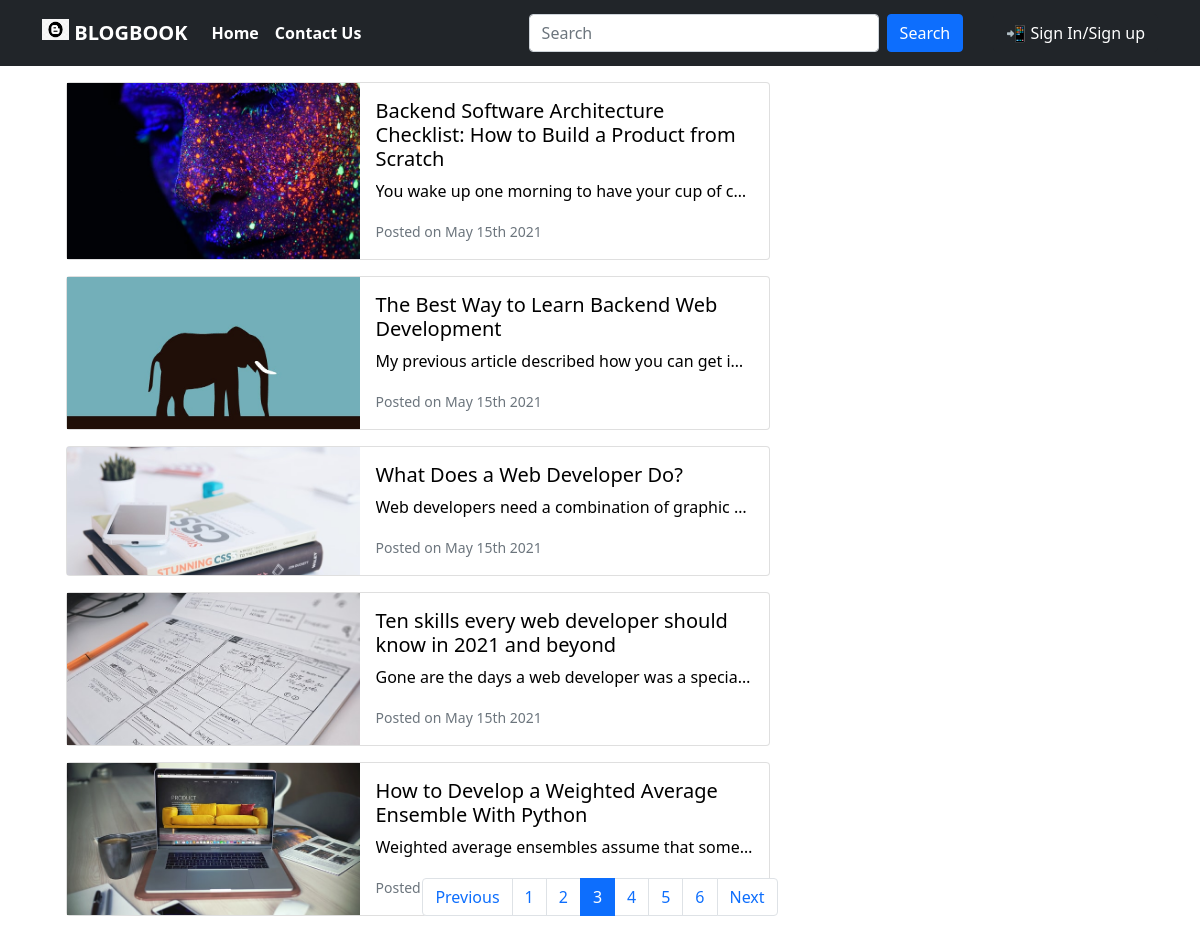
/?page=3, run on the app's committed database.
### tables this page shows
CREATE TABLE `menu` (
  `id` int(11) NOT NULL,
  `name` varchar(200) NOT NULL,
  `action` text NOT NULL
);

CREATE TABLE `posts` (
  `id` int(11) NOT NULL,
  `title` text DEFAULT NULL,
  `content` text DEFAULT NULL,
  `create_at` timestamp NOT NULL DEFAULT current_timestamp(),
  `category_id` int(11) NOT NULL,
  `admin_id` int(11) NOT NULL
);

CREATE TABLE `images` (
  `id` int(11) NOT NULL,
  `post_id` int(11) NOT NULL,
  `image` text NOT NULL
);

### includes/function.php (called while the page is built, shortened)
<?php
	function getPostThumb($conn, $post_id){
		$query="SELECT * FROM images WHERE post_id=$post_id";
		$run=$conn->query($query);
		$data = $run->fetch_assoc();
		return $data['image'];
	}
	function getSubMenuNo($conn, $menu_id){
		$query="SELECT * FROM submenu WHERE parent_menu_id=$menu_id";
		$run=$conn->query($query);
		return $run->num_rows;
	}
?>

### index.php (the view, shortened to what this page needs)
<?php
  require('includes/db.inc.php');
  include('includes/function.php');
  if (isset($_GET['page'])){
    $page = $_GET['page'];
  } else{
    $page = 1;
  }
  $post_per_page = 5;
  $result = ($page-1)*$post_per_page;
?>
<!DOCTYPE html>
<html lang="en">
  <head>
      <link href="https://cdn.jsdelivr.net/npm/bootstrap@5.0.0/dist/css/bootstrap.min.css" rel="stylesheet">
  </head>
  <body>
    <?php include_once('includes/navbar.php'); ?>
    <div>
      <div class="container m-auto mt-3 row">
        <div class="col-8">
          <?php
            if (isset($_GET['search'])){
              $keyword = $_GET['search'];
              $postQuery = "SELECT * FROM posts
                            WHERE title LIKE '%$keyword%'
                            ORDER BY id DESC LIMIT $result, $post_per_page";
            } else {
              $postQuery = "SELECT * FROM posts
                            ORDER BY id DESC LIMIT $result, $post_per_page";
            }
            $runPQ = $conn->query($postQuery);
            while ($post = $runPQ->fetch_assoc()) {
          ?>
            <div class="card mb-3" style="max-width: 800px;">
              <a href="post.php?id=<?=$post['id']?>" style="text-decoration: none; color:black;">
                <div class="row g-0">
                  <div class="col-md-5" style="background-image: url('images/<?=getPostThumb($conn,$post['id'])?>');background-size: cover; ">
                  </div>
                  <div class="col-md-7">
                    <div class="card-body">
                      <h5 class="card-title"><?=$post['title']?></h5>
                      <p class="card-text text-truncate"><?=$post['content']?></p>
                      <p class="card-text"><small class="text-muted">Posted on <?=date('F jS Y',strtotime($post['create_at']))?> </small></p>
                    </div>
                  </div>
                </div>
              </a>
            </div>
          <?php
            }
          ?>
        </div>
        <?php include_once('includes/sidebar.php'); ?>
      </div>
    <?php
      if (isset($_GET['search'])) {
        $keyword = $_GET['search'];
        $q = "SELECT * FROM posts WHERE title LIKE '%$keyword%'";
      } else {
        $q = "SELECT * FROM posts";
      }
      $r = $conn->query($q);
      $total_posts = $r->num_rows;
      $total_pages = ceil($total_posts/$post_per_page);
    ?>
    <nav aria-label="Page navigation" class="fixed-bottom">
      <?php
        if ($page > 1){
          $switch = "";
        } else {
          $switch = "disabled";
        }
        if ($page < $total_pages){
          $nswitch = "";
        } else {
          $nswitch = "disabled";
        }
      ?>
      <ul class="pagination justify-content-center">
        <li class="page-item <?=$switch?>">
          <a class="page-link" href="?<?php if(isset($_GET['search'])){echo "search=$keyword&";}?>page=<?=$page-1?>" tabindex="-1" aria-disabled="true">Previous</a>
        </li>
        <?php
          for ($opage = 1; $opage <= $total_pages; $opage++){
            $color = "";
            if (isset($_GET['page']) && $opage == $_GET['page']) {
              $color = "active";
            }
        ?>
          <li class="page-item <?php echo $color; ?>">
            <a class="page-link" href="?<?php if(isset($_GET['search'])){echo "search=$keyword&";}?>page=<?=$opage?>">
              <?=$opage?>
            </a>
          </li>
        <?php
          }
        ?>
        <li class="page-item <?=$nswitch?>">
          <a class="page-link" href="?<?php if(isset($_GET['search'])){echo "search=$keyword&";}?>page=<?=$page+1?>">Next</a>
        </li>
      </ul>
    </nav>
  </body>
</html>

### includes/navbar.php (shortened to what this page needs)
<nav class="navbar sticky-top navbar-expand-lg navbar-dark bg-dark">
  <div class="container" style="height: 50px; font-weight: bold">
    <a class="navbar-brand" href="index.php?page=1">
      <img src="images/icon.jpg" alt="" width="27" height="21" class="d-inline-block align-text-top"/>
      BLOGBOOK
    </a>
    <div class="collapse navbar-collapse" id="navbarScroll">
      <ul class="navbar-nav me-auto my-2 my-lg-0 navbar-nav-scroll" style="--bs-scroll-height: 100px;">
        <?php
          $navQuery = "SELECT * FROM menu";
          $runNav = $conn->query($navQuery);
          while($menu = $runNav->fetch_assoc()){
            $no = getSubMenuNo($conn, $menu['id']);
            if ($no == 0){
        ?>
          <li class="nav-item">
            <a class="nav-link active" aria-current="page" href="<?=$menu['action']?>"><?=$menu['name']?></a>
          </li>
          <?php
            } else {
          ?>
        <?php
            }
          }
        ?>
      </ul>
      <form class="d-flex" action="index.php?'<?php echo $_GET['search']; ?>">
        <input class="form-control me-2" name="search" type="search" placeholder="Search" aria-label="Search" style="width: 350px; ">
        <button class="btn btn-primary" type="submit" style="margin-right: 30px">Search</button>
        <?php
          if(isset($_SESSION['isUserLoggedIn']) && $_SESSION['isUserLoggedIn']) {
            $admin = getAdminInfo($conn, $_SESSION['email']);
        ?>
            <div class="btn-group">
              <button type="button" class="btn btn-primary dropdown-toggle" data-bs-toggle="dropdown" aria-expanded="false">
                <?=$admin['full_name']?>
              </button>
              <ul class="dropdown-menu">
                <li><a class="dropdown-item" href="admin.php?addpost">Write Post</a></li>
                <li><a class="dropdown-item" href="admin.php?managepost">Manage Post</a></li>
                <li><a class="dropdown-item" href="admin.php?managecomment">Manage Comment</a></li>
                <?php
                  if ($_SESSION['email'] == 'maiphuocvinh@gmail.com') {
                    echo "<li><a class='dropdown-item' href='admin.php?managecategory'>Manage Category</a></li>";
                  }
                ?>
                <li><hr class="dropdown-divider"></li>
                <li><a class="dropdown-item" href="./includes/logout.php">Log out</a></li>
              </ul>
            </div>
        <?php
          }
          else {
        ?>
          <a href="login.php" class="btn btn-dark">&#128242 Sign In/Sign up</a>
        <?php
          }
        ?>
      </form>
    </div>
  </div>
</nav>

### data on the page
menu: name "Home"
menu: name "Contact Us"
posts: id.image (picture), title "Backend Software Architecture Checklist: How to Build a Product from Scratch", content "You wake up one morning to have your cup of c…", create_at "May 15th 2021"
posts: id.image (picture), title "The Best Way to Learn Backend Web Development", content "My previous article described how you can get in…", create_at "May 15th 2021"
posts: id.image (picture), title "What Does a Web Developer Do?", content "Web developers need a combination of graphic…", create_at "May 15th 2021"
posts: id.image (picture), title "Ten skills every web developer should know in 2021 and beyond", content "Gone are the days a web developer was a specia…", create_at "May 15th 2021"
posts: id.image (picture), title "How to Develop a Weighted Average Ensemble With Python", content "Weighted average ensembles assume that some…"
